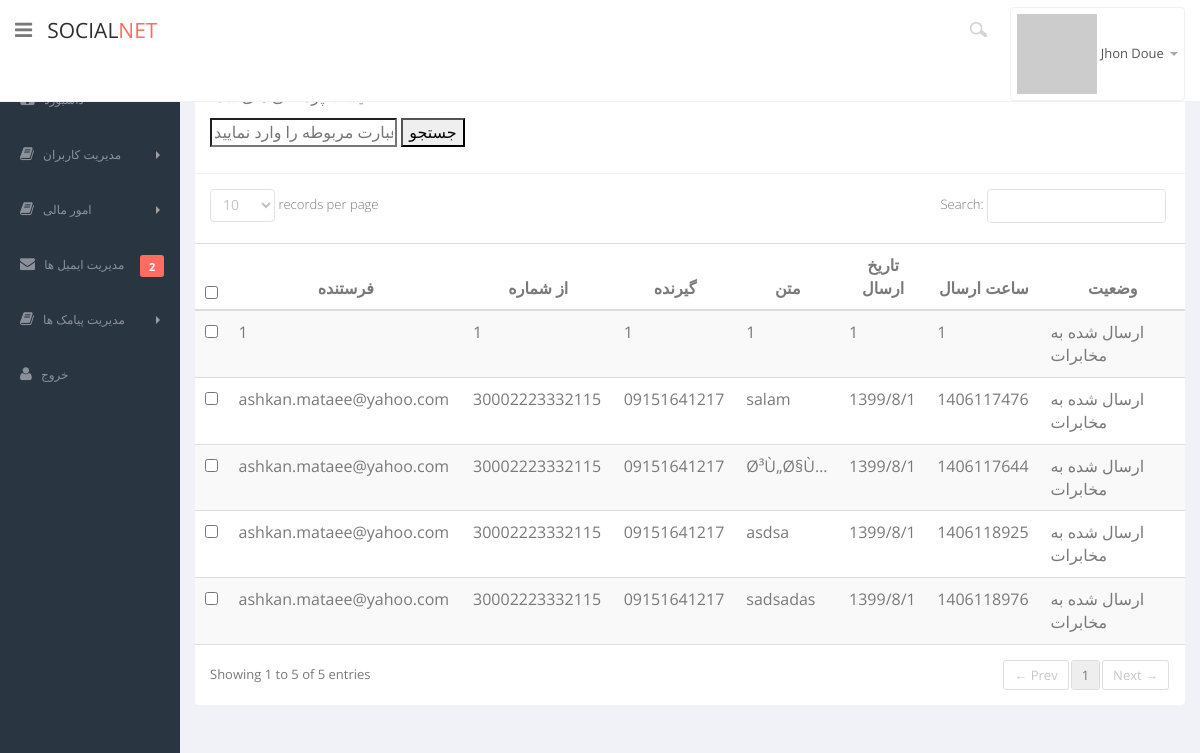
Page /adminpanel/sms/index.php (signed in) on the committed database.
### tables this page shows
CREATE TABLE `sentsms` (
  `email` varchar(100) NOT NULL,
  `from` varchar(50) NOT NULL,
  `to` varchar(50) NOT NULL,
  `text` varchar(1000) NOT NULL,
  `tarikh` varchar(1000) NOT NULL,
  `saat` varchar(100) NOT NULL,
  `status` varchar(60) NOT NULL,
  `id` bigint(10) NOT NULL auto_increment,
  PRIMARY KEY  (`id`)
);

### funcs/funcs.php (called while the page is built, shortened)
<?php
function delivery($url="http://www.postgah.net/API/GetDelivery.ashx",$id){
    $ch = curl_init();
    $res = curl_exec($ch);
    return $res;
}
function getStatusOfSMS($s)
{
	switch($s)
	{
		case 0:
			return "ارسال شده به مخابرات";
			break;
	}
}
?>

### adminpanel/sms/index.php (the view, shortened to what this page needs)
<?php
include '../check2.php';
?>
<!DOCTYPE html>
<html lang="en">
  <head>
    <?php include '../css2.php'; ?>
  </head>
  <body>
  <section id="container" class="">
      <header class="header white-bg">
          <div class="sidebar-toggle-box">
              <div data-original-title="Toggle Navigation" data-placement="right" class="icon-reorder tooltips"></div>
          </div>
          <?php include '../logo.php'; ?>
          <div class="top-nav ">
              <ul class="nav pull-right top-menu">
                  <?php include '../userpart.php'; ?>
              </ul>
          </div>
      </header>
      <aside>
          <div id="sidebar"  class="nav-collapse ">
              <?php include '../sidebar2.php'; ?>
          </div>
      </aside>
      <section id="main-content">
          <section class="wrapper">
              <div class="row">
                  <div class="col-lg-12">
                      <section class="panel">
                          <header class="panel-heading">
                            <p>لیست پرداختی های شما</p>
                            <form method="post" action="">
                            <input type="text" name="str" placeholder="عبارت مربوطه را وارد نمایید" autofocus>
                            <input type="submit" value="جستجو">
                            </form>
                          </header>
                          <table class="table table-striped border-top" id="sample_1">
                          <thead>
                          <tr>
                              <th style="width:8px;"><input type="checkbox" class="group-checkable" data-set="#sample_1 .checkboxes" /></th>
                              <th>فرستنده</th>
                              <th>از شماره</th>
                              <th class="hidden-phone">گیرنده</th>
                              <th class="hidden-phone">متن</th>
                              <th class="hidden-phone">تاریخ ارسال</th>
                              <th class="hidden-phone">ساعت ارسال</th>
                              <th class="hidden-phone"> وضعیت</th>
                            </tr>
                          </thead>
                          <tbody>
                          <tr class="odd gradeX">
                              <?php
							  $q="select * from sentsms";
							  $r=$db->query($q);
							  while($row=$r->fetch())
							  {
								echo '<td><input type="checkbox" class="checkboxes" value="1" /></td>
                              <td>'.$row['email'].'</td>
							  <td>'.$row['from'].'</td>
                              <td class="hidden-phone">'.$row['to'].'</td>
                              <td class="hidden-phone">'.$row['text'].'</td>
                              <td class="center hidden-phone">'.$row['tarikh'].'</td>
							  <td class="center hidden-phone">'.$row['saat'].'</td>
							  <td class="center hidden-phone">'.getStatusOfSMS(delivery("http://www.postgah.net/API/GetDelivery.ashx",$row['status'])).'</td>
                            </tr>';
							  }
							  ?>
                          </tbody>
                          </table>
                      </section>
                  </div>
              </div>
          </section>
      </section>
  </section>
  </body>
</html>

### css/style.css (style rules this page uses)
body { color: #797979; background: #f1f2f7; font-family: 'Open Sans', sans-serif; padding: 0px !important; margin: 0px !important; font-size:13px; }
#container { width: 100%; height: 100%; }
#sidebar { width: 180px; height: 100%; position: fixed; background: #2a3542; }
#main-content { margin-left: 180px; }
.header, .footer { min-height: 60px; padding: 0 15px; }
.header { position: fixed; left: 0; right: 0; z-index: 1002; }
.white-bg { background: #fff; border-bottom: 1px solid #f1f2f7; }
.wrapper { display: inline-block; margin-top: 60px; padding: 15px; width: 100%; }
.top-nav { margin-top: 7px; }
.sidebar-toggle-box { float: left; padding-right: 15px; margin-top: 20px; }
.sidebar-toggle-box .icon-reorder { cursor: pointer; display: inline-block; font-size: 20px; }
.border-top { border-top: 1px solid #ddd; }
.dataTable tr:last-child { border-bottom: 1px solid #ddd; }

### rows in the picture
sentsms: email "1", from "1", to "1", text "1", tarikh "1", saat "1", status+saat "ارسال شده به مخابرات"
sentsms: email "ashkan.mataee@yahoo.com", from "30002223332115", to "09151641217", text "salam", tarikh "1399/8/1", saat "1406117476", status "ارسال شده به مخابرات"
sentsms: email "ashkan.mataee@yahoo.com", from "30002223332115", to "09151641217", text "Ø³Ù„Ø§Ù…", tarikh "1399/8/1", saat "1406117644", status "ارسال شده به مخابرات"
sentsms: email "ashkan.mataee@yahoo.com", from "30002223332115", to "09151641217", text "asdsa", tarikh "1399/8/1", saat "1406118925", status "ارسال شده به مخابرات"
sentsms: email "ashkan.mataee@yahoo.com", from "30002223332115", to "09151641217", text "sadsadas", tarikh "1399/8/1", saat "1406118976", status "ارسال شده به مخابرات"
